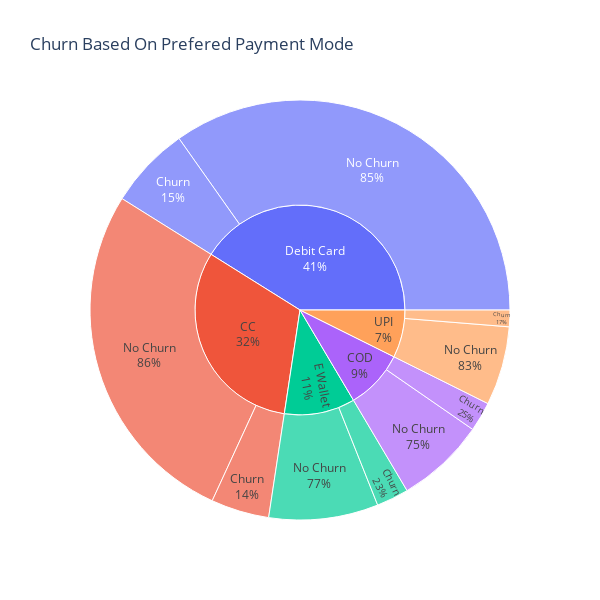

This figure's notebook cell:
### Code cell
fig = px.sunburst(payment, path = ['PreferredPaymentMode', 'Churn'], values = 'count', 
                  title = 'Churn Based On Prefered Payment Mode', width = 600, height = 600)

fig.update_traces(textinfo = 'label + percent parent')
                  
fig.show()

### Figure 1 — Plotly figure (JSON) as saved in the notebook; plotly's stock layout.template omitted (floating-point values rounded to 4 significant figures)
{"data": [{"branchvalues": "total", "domain": {"x": [0, 1], "y": [0, 1]}, "hovertemplate": "labels=%{label}<br>count=%{value}<br>parent=%{parent}<br>id=%{id}<extra></extra>", "ids": ["CC/Churn", "COD/Churn", "Debit Card/Churn", "E Wallet/Churn", "UPI/Churn", "CC/No Churn", "COD/No Churn", "Debit Card/No Churn", "E Wallet/No Churn", "UPI/No Churn", "CC", "COD", "Debit Card", "E Wallet", "UPI"], "labels": ["Churn", "Churn", "Churn", "Churn", "Churn", "No Churn", "No Churn", "No Churn", "No Churn", "No Churn", "CC", "COD", "Debit Card", "E Wallet", "UPI"], "name": "", "parents": ["CC", "COD", "Debit Card", "E Wallet", "UPI", "CC", "COD", "Debit Card", "E Wallet", "UPI", "", "", "", "", ""], "textinfo": "label+percent parent", "type": "sunburst", "values": [252, 128, 356, 140, 72, 1522, 386, 1958, 474, 342, 1774, 514, 2314, 614, 414]}], "layout": {"height": 600, "legend": {"tracegroupgap": 0}, "title": {"text": "Churn Based On Prefered Payment Mode"}, "width": 600}}
